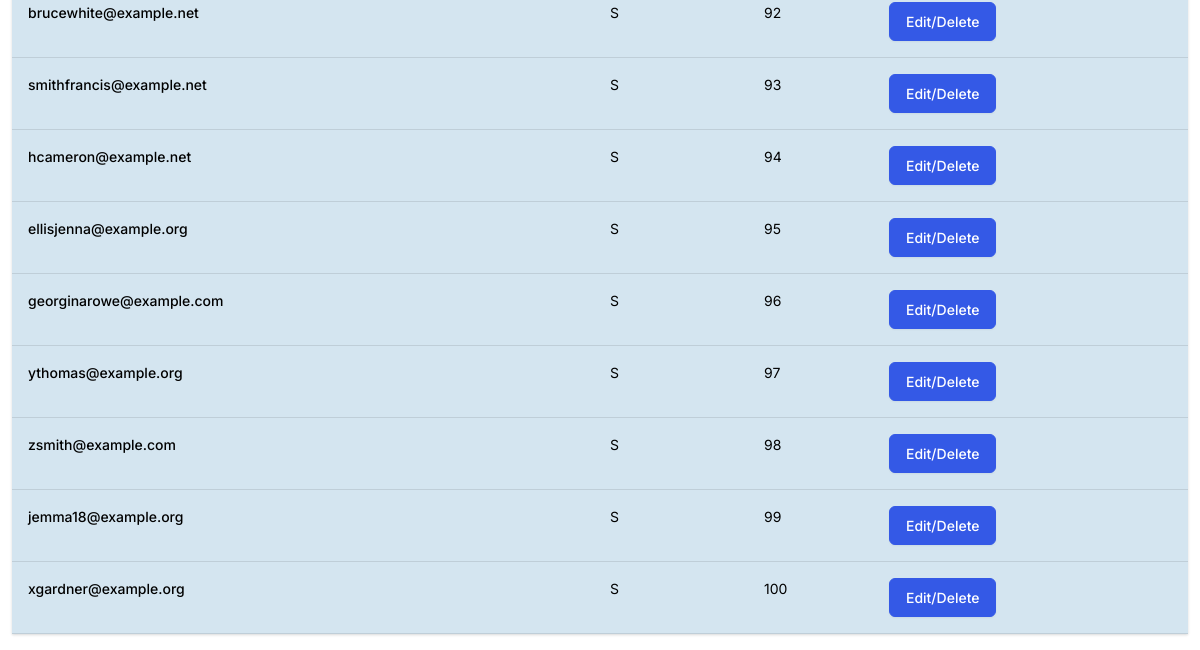
The page /lessons/director/home/1 (signed in, lower part) on the database as committed earlier.
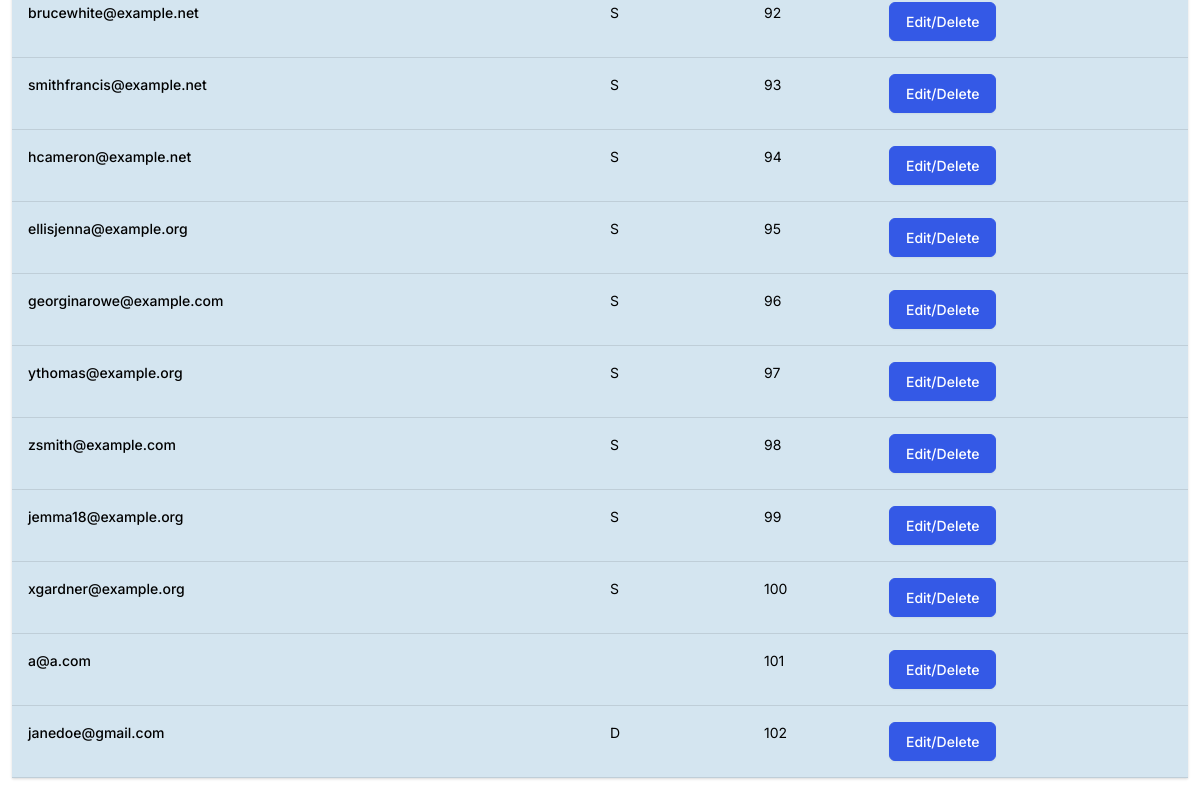
The same page on the database as committed later.
### lessons/models.py (models this page shows, shortened)
class User(AbstractUser):
    USER_ROLES = (
        ('A', 'Administrator'),
        ('D', 'Director'),
        ('S', 'Student'),
    )
    role = models.CharField(max_length=1, blank=False, choices=USER_ROLES )
    first_name = models.CharField(max_length=50)
    last_name = models.CharField(max_length=50)
    username = models.CharField(max_length=20)
    email = models.EmailField(max_length=100,null=False, verbose_name="user name or email address", unique=True)
    objects = UserManager()
    USERNAME_FIELD = 'email'
    REQUIRED_FIELDS = ['first_name', 'last_name', 'username']

### lessons/views/directorViews.py (the view)
@login_required
def directorHomePage(request,Logged_ID):
    data ={
        'name' : database.objects.get(id =Logged_ID).first_name,
        'Logged_ID' : Logged_ID,
        'value' : 0,
        'database':database.objects.filter()
    }
    return render(request,'directorHome.html',data)

### lessons/templates/directorHome.html (shortened to what this page needs)
{% extends 'directorBase.html' %}
{% block body  %}
{%if name%}
<h1>Hello {{name}}<h1>
{%else%}
<h1>Hello djjango<h1></h1>
{%endif%}
<table class="table table-hover">
    <tbody>
      {% for data in database%}
        <tr class="table-info">
            <th scope="row">{{data.email}}</th>
            <td>{{data.role}}</td>
            <td>{{data.id}}</td>
            <td><a href="{% url 'UserFormPage' Logged_ID data.id %}" class = "btn btn-primary">Edit/Delete</a> </a></td>
          </tr>
    {%endfor%}
{% endblock body  %}

Rows that differ between the two databases and show on the page:
added User: email "a@a.com", id "101"
added User: email "janedoe@gmail.com", role "D", id "102"
